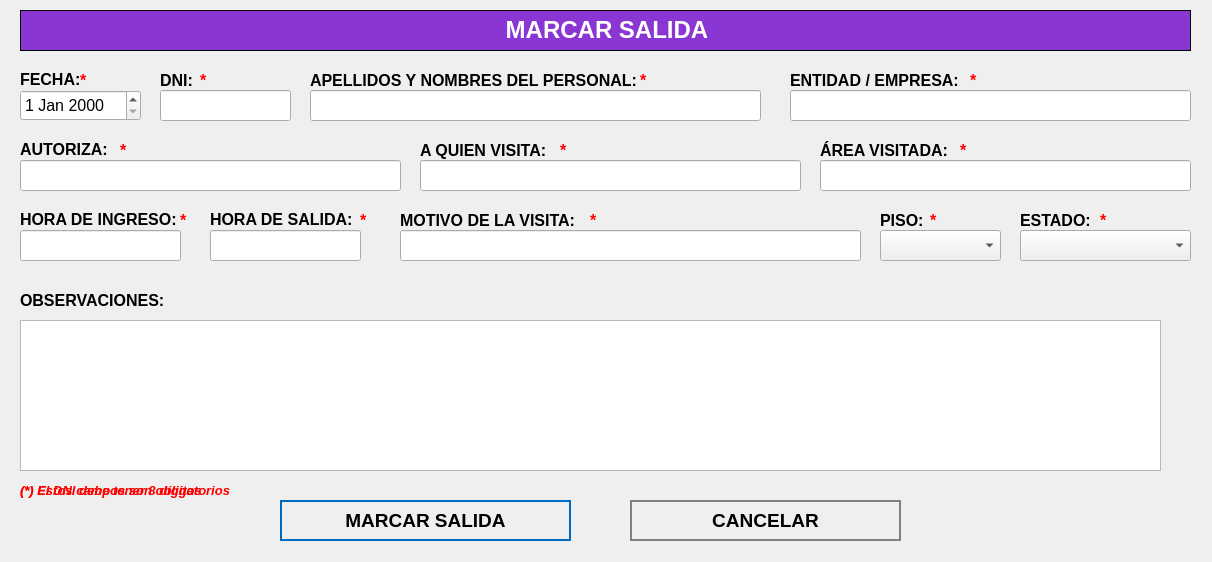
<?xml version="1.0" encoding="UTF-8"?>
<ui version="4.0">
 <class>MarcarSalida</class>
 <widget class="QWidget" name="MarcarSalida">
  <property name="geometry">
   <rect>
    <x>0</x>
    <y>0</y>
    <width>1212</width>
    <height>562</height>
   </rect>
  </property>
  <property name="windowTitle">
   <string>Marcar Salida</string>
  </property>
  <property name="styleSheet">
   <string notr="true">QPushButton
{	
	height: 2em;
 	border-style: solid;
	border-width: 2px;
 	border-color: grey;
	font-weight: bold;
}

QPushButton:hover
{
   	background-color:grey;
	color:white;
}</string>
  </property>
  <widget class="QLabel" name="label">
   <property name="geometry">
    <rect>
     <x>20</x>
     <y>10</y>
     <width>1171</width>
     <height>41</height>
    </rect>
   </property>
   <property name="font">
    <font>
     <underline>false</underline>
    </font>
   </property>
   <property name="autoFillBackground">
    <bool>false</bool>
   </property>
   <property name="styleSheet">
    <string notr="true">background-color: #8a36d2;</string>
   </property>
   <property name="frameShape">
    <enum>QFrame::Box</enum>
   </property>
   <property name="text">
    <string>&lt;html&gt;&lt;head/&gt;&lt;body&gt;&lt;p align=&quot;center&quot;&gt;&lt;span style=&quot; font-size:18pt; font-weight:600; color:#ffffff;&quot;&gt;MARCAR SALIDA&lt;/span&gt;&lt;/p&gt;&lt;/body&gt;&lt;/html&gt;</string>
   </property>
  </widget>
  <widget class="QLabel" name="label_autoriza">
   <property name="geometry">
    <rect>
     <x>20</x>
     <y>140</y>
     <width>101</width>
     <height>16</height>
    </rect>
   </property>
   <property name="text">
    <string>&lt;html&gt;&lt;head/&gt;&lt;body&gt;&lt;p&gt;&lt;span style=&quot; font-size:12pt; font-weight:600;&quot;&gt;AUTORIZA:&lt;/span&gt;&lt;/p&gt;&lt;/body&gt;&lt;/html&gt;</string>
   </property>
  </widget>
  <widget class="QLineEdit" name="titleLineEdit">
   <property name="geometry">
    <rect>
     <x>20</x>
     <y>160</y>
     <width>381</width>
     <height>31</height>
    </rect>
   </property>
   <property name="font">
    <font>
     <pointsize>12</pointsize>
    </font>
   </property>
   <property name="placeholderText">
    <string/>
   </property>
  </widget>
  <widget class="QLineEdit" name="categoryLineEdit">
   <property name="geometry">
    <rect>
     <x>420</x>
     <y>160</y>
     <width>381</width>
     <height>31</height>
    </rect>
   </property>
   <property name="font">
    <font>
     <pointsize>12</pointsize>
    </font>
   </property>
  </widget>
  <widget class="QTextEdit" name="descriptionTextedit">
   <property name="geometry">
    <rect>
     <x>20</x>
     <y>320</y>
     <width>1141</width>
     <height>151</height>
    </rect>
   </property>
   <property name="font">
    <font>
     <pointsize>12</pointsize>
    </font>
   </property>
  </widget>
  <widget class="QPushButton" name="editButton">
   <property name="geometry">
    <rect>
     <x>280</x>
     <y>500</y>
     <width>291</width>
     <height>41</height>
    </rect>
   </property>
   <property name="font">
    <font>
     <pointsize>14</pointsize>
     <weight>75</weight>
     <bold>true</bold>
    </font>
   </property>
   <property name="cursor">
    <cursorShape>PointingHandCursor</cursorShape>
   </property>
   <property name="styleSheet">
    <string notr="true">QPushButton
{	
	height: 2em;
 	border-style: solid;
	border-width: 2px;
 	border-color: #0069c0;
	font-weight: bold;
}

QPushButton:hover
{
   	background-color:#0069c0;
	color:white;
}</string>
   </property>
   <property name="text">
    <string>MARCAR SALIDA</string>
   </property>
   <property name="icon">
    <iconset>
     <normaloff>../assets/icons/icon_black_clock.png</normaloff>../assets/icons/icon_black_clock.png</iconset>
   </property>
   <property name="iconSize">
    <size>
     <width>30</width>
     <height>60</height>
    </size>
   </property>
   <property name="flat">
    <bool>true</bool>
   </property>
  </widget>
  <widget class="QPushButton" name="cancelButton">
   <property name="geometry">
    <rect>
     <x>630</x>
     <y>500</y>
     <width>271</width>
     <height>41</height>
    </rect>
   </property>
   <property name="font">
    <font>
     <pointsize>14</pointsize>
     <weight>75</weight>
     <bold>true</bold>
    </font>
   </property>
   <property name="cursor">
    <cursorShape>PointingHandCursor</cursorShape>
   </property>
   <property name="styleSheet">
    <string notr="true">QPushButton
{	
	height: 2em;
 	border-style: solid;
	border-width: 2px;
 	border-color: grey;
	font-weight: bold;
}

QPushButton:hover
{
   	background-color:grey;
	color:white;
}</string>
   </property>
   <property name="text">
    <string>CANCELAR</string>
   </property>
   <property name="icon">
    <iconset>
     <normaloff>../assets/icons/cancel-icon.png</normaloff>../assets/icons/cancel-icon.png</iconset>
   </property>
   <property name="iconSize">
    <size>
     <width>30</width>
     <height>30</height>
    </size>
   </property>
   <property name="flat">
    <bool>true</bool>
   </property>
  </widget>
  <widget class="QLabel" name="label_aquienvisita">
   <property name="geometry">
    <rect>
     <x>420</x>
     <y>140</y>
     <width>191</width>
     <height>21</height>
    </rect>
   </property>
   <property name="text">
    <string>&lt;html&gt;&lt;head/&gt;&lt;body&gt;&lt;p&gt;&lt;span style=&quot; font-size:12pt; font-weight:600;&quot;&gt;A QUIEN VISITA:&lt;/span&gt;&lt;/p&gt;&lt;/body&gt;&lt;/html&gt;</string>
   </property>
  </widget>
  <widget class="QDateEdit" name="dateEditNuevo">
   <property name="geometry">
    <rect>
     <x>20</x>
     <y>90</y>
     <width>121</width>
     <height>31</height>
    </rect>
   </property>
   <property name="font">
    <font>
     <pointsize>12</pointsize>
    </font>
   </property>
  </widget>
  <widget class="QLabel" name="label_area">
   <property name="geometry">
    <rect>
     <x>820</x>
     <y>140</y>
     <width>191</width>
     <height>21</height>
    </rect>
   </property>
   <property name="text">
    <string>&lt;html&gt;&lt;head/&gt;&lt;body&gt;&lt;p&gt;&lt;span style=&quot; font-size:12pt; font-weight:600;&quot;&gt;ÁREA VISITADA:&lt;/span&gt;&lt;/p&gt;&lt;/body&gt;&lt;/html&gt;</string>
   </property>
  </widget>
  <widget class="QLineEdit" name="nombreVisitanteLineEdit">
   <property name="geometry">
    <rect>
     <x>310</x>
     <y>90</y>
     <width>451</width>
     <height>31</height>
    </rect>
   </property>
   <property name="font">
    <font>
     <pointsize>12</pointsize>
    </font>
   </property>
  </widget>
  <widget class="QLabel" name="label_fecha">
   <property name="geometry">
    <rect>
     <x>20</x>
     <y>70</y>
     <width>101</width>
     <height>16</height>
    </rect>
   </property>
   <property name="text">
    <string>&lt;html&gt;&lt;head/&gt;&lt;body&gt;&lt;p&gt;&lt;span style=&quot; font-size:12pt; font-weight:600;&quot;&gt;FECHA:&lt;/span&gt;&lt;/p&gt;&lt;/body&gt;&lt;/html&gt;</string>
   </property>
  </widget>
  <widget class="QLabel" name="label_visitante">
   <property name="geometry">
    <rect>
     <x>310</x>
     <y>70</y>
     <width>341</width>
     <height>21</height>
    </rect>
   </property>
   <property name="text">
    <string>&lt;html&gt;&lt;head/&gt;&lt;body&gt;&lt;p&gt;&lt;span style=&quot; font-size:12pt; font-weight:600;&quot;&gt;APELLIDOS Y NOMBRES DEL PERSONAL:&lt;/span&gt;&lt;/p&gt;&lt;/body&gt;&lt;/html&gt;</string>
   </property>
  </widget>
  <widget class="QLabel" name="label_observaciones">
   <property name="geometry">
    <rect>
     <x>20</x>
     <y>290</y>
     <width>151</width>
     <height>21</height>
    </rect>
   </property>
   <property name="text">
    <string>&lt;html&gt;&lt;head/&gt;&lt;body&gt;&lt;p&gt;&lt;span style=&quot; font-size:12pt; font-weight:600;&quot;&gt;OBSERVACIONES:&lt;/span&gt;&lt;/p&gt;&lt;/body&gt;&lt;/html&gt;</string>
   </property>
  </widget>
  <widget class="QLineEdit" name="categoryLineEditEntidadEmpresa">
   <property name="geometry">
    <rect>
     <x>790</x>
     <y>90</y>
     <width>401</width>
     <height>31</height>
    </rect>
   </property>
   <property name="font">
    <font>
     <pointsize>12</pointsize>
    </font>
   </property>
  </widget>
  <widget class="QLabel" name="label_entidad">
   <property name="geometry">
    <rect>
     <x>790</x>
     <y>70</y>
     <width>341</width>
     <height>21</height>
    </rect>
   </property>
   <property name="text">
    <string>&lt;html&gt;&lt;head/&gt;&lt;body&gt;&lt;p&gt;&lt;span style=&quot; font-size:12pt; font-weight:600;&quot;&gt;ENTIDAD / EMPRESA:&lt;/span&gt;&lt;/p&gt;&lt;/body&gt;&lt;/html&gt;</string>
   </property>
  </widget>
  <widget class="QLabel" name="label_horaIngreso">
   <property name="geometry">
    <rect>
     <x>20</x>
     <y>210</y>
     <width>171</width>
     <height>16</height>
    </rect>
   </property>
   <property name="text">
    <string>&lt;html&gt;&lt;head/&gt;&lt;body&gt;&lt;p&gt;&lt;span style=&quot; font-size:12pt; font-weight:600;&quot;&gt;HORA DE INGRESO:&lt;/span&gt;&lt;/p&gt;&lt;/body&gt;&lt;/html&gt;</string>
   </property>
  </widget>
  <widget class="QLabel" name="label_horaSalida">
   <property name="geometry">
    <rect>
     <x>210</x>
     <y>210</y>
     <width>171</width>
     <height>16</height>
    </rect>
   </property>
   <property name="text">
    <string>&lt;html&gt;&lt;head/&gt;&lt;body&gt;&lt;p&gt;&lt;span style=&quot; font-size:12pt; font-weight:600;&quot;&gt;HORA DE SALIDA:&lt;/span&gt;&lt;/p&gt;&lt;/body&gt;&lt;/html&gt;</string>
   </property>
  </widget>
  <widget class="QLabel" name="label_motivoVisita">
   <property name="geometry">
    <rect>
     <x>400</x>
     <y>210</y>
     <width>341</width>
     <height>21</height>
    </rect>
   </property>
   <property name="text">
    <string>&lt;html&gt;&lt;head/&gt;&lt;body&gt;&lt;p&gt;&lt;span style=&quot; font-size:12pt; font-weight:600;&quot;&gt;MOTIVO DE LA VISITA:&lt;/span&gt;&lt;/p&gt;&lt;/body&gt;&lt;/html&gt;</string>
   </property>
  </widget>
  <widget class="QLineEdit" name="dniLineEdit">
   <property name="geometry">
    <rect>
     <x>160</x>
     <y>90</y>
     <width>131</width>
     <height>31</height>
    </rect>
   </property>
   <property name="font">
    <font>
     <pointsize>12</pointsize>
    </font>
   </property>
  </widget>
  <widget class="QLabel" name="label_dni">
   <property name="geometry">
    <rect>
     <x>160</x>
     <y>70</y>
     <width>91</width>
     <height>21</height>
    </rect>
   </property>
   <property name="text">
    <string>&lt;html&gt;&lt;head/&gt;&lt;body&gt;&lt;p&gt;&lt;span style=&quot; font-size:12pt; font-weight:600;&quot;&gt;DNI:&lt;/span&gt;&lt;/p&gt;&lt;/body&gt;&lt;/html&gt;</string>
   </property>
  </widget>
  <widget class="QLabel" name="label_piso">
   <property name="geometry">
    <rect>
     <x>880</x>
     <y>210</y>
     <width>61</width>
     <height>21</height>
    </rect>
   </property>
   <property name="text">
    <string>&lt;html&gt;&lt;head/&gt;&lt;body&gt;&lt;p&gt;&lt;span style=&quot; font-size:12pt; font-weight:600;&quot;&gt;PISO:&lt;/span&gt;&lt;/p&gt;&lt;/body&gt;&lt;/html&gt;</string>
   </property>
  </widget>
  <widget class="QComboBox" name="comboBoxPiso">
   <property name="geometry">
    <rect>
     <x>880</x>
     <y>230</y>
     <width>121</width>
     <height>31</height>
    </rect>
   </property>
   <property name="font">
    <font>
     <pointsize>12</pointsize>
    </font>
   </property>
   <property name="editable">
    <bool>false</bool>
   </property>
  </widget>
  <widget class="QLabel" name="label_estado">
   <property name="geometry">
    <rect>
     <x>1020</x>
     <y>210</y>
     <width>91</width>
     <height>21</height>
    </rect>
   </property>
   <property name="text">
    <string>&lt;html&gt;&lt;head/&gt;&lt;body&gt;&lt;p&gt;&lt;span style=&quot; font-size:12pt; font-weight:600;&quot;&gt;ESTADO:&lt;/span&gt;&lt;/p&gt;&lt;/body&gt;&lt;/html&gt;</string>
   </property>
  </widget>
  <widget class="QComboBox" name="comboBoxEstado">
   <property name="geometry">
    <rect>
     <x>1020</x>
     <y>230</y>
     <width>171</width>
     <height>31</height>
    </rect>
   </property>
   <property name="font">
    <font>
     <pointsize>12</pointsize>
    </font>
   </property>
   <property name="editable">
    <bool>false</bool>
   </property>
  </widget>
  <widget class="QLineEdit" name="horaIngresoLineEdit">
   <property name="geometry">
    <rect>
     <x>20</x>
     <y>230</y>
     <width>161</width>
     <height>31</height>
    </rect>
   </property>
   <property name="font">
    <font>
     <pointsize>12</pointsize>
    </font>
   </property>
  </widget>
  <widget class="QLineEdit" name="horaSalidaLineEdit">
   <property name="geometry">
    <rect>
     <x>210</x>
     <y>230</y>
     <width>151</width>
     <height>31</height>
    </rect>
   </property>
   <property name="font">
    <font>
     <pointsize>12</pointsize>
    </font>
   </property>
  </widget>
  <widget class="QLabel" name="ast_motivo">
   <property name="geometry">
    <rect>
     <x>590</x>
     <y>210</y>
     <width>16</width>
     <height>21</height>
    </rect>
   </property>
   <property name="text">
    <string>&lt;html&gt;&lt;head/&gt;&lt;body&gt;&lt;p&gt;&lt;span style=&quot; font-size:12pt; font-weight:600; color:#ff0000;&quot;&gt;*&lt;/span&gt;&lt;/p&gt;&lt;/body&gt;&lt;/html&gt;</string>
   </property>
  </widget>
  <widget class="QLabel" name="ast_visitante">
   <property name="geometry">
    <rect>
     <x>640</x>
     <y>70</y>
     <width>16</width>
     <height>21</height>
    </rect>
   </property>
   <property name="text">
    <string>&lt;html&gt;&lt;head/&gt;&lt;body&gt;&lt;p&gt;&lt;span style=&quot; font-size:12pt; font-weight:600; color:#ff0000;&quot;&gt;*&lt;/span&gt;&lt;/p&gt;&lt;/body&gt;&lt;/html&gt;</string>
   </property>
  </widget>
  <widget class="QLabel" name="ast_horaingreso">
   <property name="geometry">
    <rect>
     <x>180</x>
     <y>210</y>
     <width>16</width>
     <height>21</height>
    </rect>
   </property>
   <property name="text">
    <string>&lt;html&gt;&lt;head/&gt;&lt;body&gt;&lt;p&gt;&lt;span style=&quot; font-size:12pt; font-weight:600; color:#ff0000;&quot;&gt;*&lt;/span&gt;&lt;/p&gt;&lt;/body&gt;&lt;/html&gt;</string>
   </property>
  </widget>
  <widget class="QLabel" name="ast_fecha">
   <property name="geometry">
    <rect>
     <x>80</x>
     <y>70</y>
     <width>16</width>
     <height>21</height>
    </rect>
   </property>
   <property name="text">
    <string>&lt;html&gt;&lt;head/&gt;&lt;body&gt;&lt;p&gt;&lt;span style=&quot; font-size:12pt; font-weight:600; color:#ff0000;&quot;&gt;*&lt;/span&gt;&lt;/p&gt;&lt;/body&gt;&lt;/html&gt;</string>
   </property>
  </widget>
  <widget class="QLabel" name="ast_dni">
   <property name="geometry">
    <rect>
     <x>200</x>
     <y>70</y>
     <width>16</width>
     <height>21</height>
    </rect>
   </property>
   <property name="text">
    <string>&lt;html&gt;&lt;head/&gt;&lt;body&gt;&lt;p&gt;&lt;span style=&quot; font-size:12pt; font-weight:600; color:#ff0000;&quot;&gt;*&lt;/span&gt;&lt;/p&gt;&lt;/body&gt;&lt;/html&gt;</string>
   </property>
  </widget>
  <widget class="QLabel" name="ast_autoriza">
   <property name="geometry">
    <rect>
     <x>120</x>
     <y>140</y>
     <width>16</width>
     <height>21</height>
    </rect>
   </property>
   <property name="text">
    <string>&lt;html&gt;&lt;head/&gt;&lt;body&gt;&lt;p&gt;&lt;span style=&quot; font-size:12pt; font-weight:600; color:#ff0000;&quot;&gt;*&lt;/span&gt;&lt;/p&gt;&lt;/body&gt;&lt;/html&gt;</string>
   </property>
  </widget>
  <widget class="QLabel" name="ast_aquienvisita">
   <property name="geometry">
    <rect>
     <x>560</x>
     <y>140</y>
     <width>16</width>
     <height>21</height>
    </rect>
   </property>
   <property name="text">
    <string>&lt;html&gt;&lt;head/&gt;&lt;body&gt;&lt;p&gt;&lt;span style=&quot; font-size:12pt; font-weight:600; color:#ff0000;&quot;&gt;*&lt;/span&gt;&lt;/p&gt;&lt;/body&gt;&lt;/html&gt;</string>
   </property>
  </widget>
  <widget class="QLabel" name="ast_area">
   <property name="geometry">
    <rect>
     <x>960</x>
     <y>140</y>
     <width>16</width>
     <height>21</height>
    </rect>
   </property>
   <property name="text">
    <string>&lt;html&gt;&lt;head/&gt;&lt;body&gt;&lt;p&gt;&lt;span style=&quot; font-size:12pt; font-weight:600; color:#ff0000;&quot;&gt;*&lt;/span&gt;&lt;/p&gt;&lt;/body&gt;&lt;/html&gt;</string>
   </property>
  </widget>
  <widget class="QLabel" name="ast_entidadempresa">
   <property name="geometry">
    <rect>
     <x>970</x>
     <y>70</y>
     <width>16</width>
     <height>21</height>
    </rect>
   </property>
   <property name="text">
    <string>&lt;html&gt;&lt;head/&gt;&lt;body&gt;&lt;p&gt;&lt;span style=&quot; font-size:12pt; font-weight:600; color:#ff0000;&quot;&gt;*&lt;/span&gt;&lt;/p&gt;&lt;/body&gt;&lt;/html&gt;</string>
   </property>
  </widget>
  <widget class="QLabel" name="ast_piso">
   <property name="geometry">
    <rect>
     <x>930</x>
     <y>210</y>
     <width>16</width>
     <height>21</height>
    </rect>
   </property>
   <property name="text">
    <string>&lt;html&gt;&lt;head/&gt;&lt;body&gt;&lt;p&gt;&lt;span style=&quot; font-size:12pt; font-weight:600; color:#ff0000;&quot;&gt;*&lt;/span&gt;&lt;/p&gt;&lt;/body&gt;&lt;/html&gt;</string>
   </property>
  </widget>
  <widget class="QLabel" name="ast_estado">
   <property name="geometry">
    <rect>
     <x>1100</x>
     <y>210</y>
     <width>16</width>
     <height>21</height>
    </rect>
   </property>
   <property name="text">
    <string>&lt;html&gt;&lt;head/&gt;&lt;body&gt;&lt;p&gt;&lt;span style=&quot; font-size:12pt; font-weight:600; color:#ff0000;&quot;&gt;*&lt;/span&gt;&lt;/p&gt;&lt;/body&gt;&lt;/html&gt;</string>
   </property>
  </widget>
  <widget class="QLabel" name="label_nota_obligatoria">
   <property name="geometry">
    <rect>
     <x>20</x>
     <y>480</y>
     <width>281</width>
     <height>21</height>
    </rect>
   </property>
   <property name="text">
    <string>&lt;html&gt;&lt;head/&gt;&lt;body&gt;&lt;p&gt;&lt;span style=&quot; font-size:10pt; font-weight:600; font-style:italic; color:#ff0000;&quot;&gt;(*) Estos campos son obligatorios&lt;/span&gt;&lt;/p&gt;&lt;/body&gt;&lt;/html&gt;</string>
   </property>
  </widget>
  <widget class="QLineEdit" name="motivoVisitaLineEdit">
   <property name="geometry">
    <rect>
     <x>400</x>
     <y>230</y>
     <width>461</width>
     <height>31</height>
    </rect>
   </property>
   <property name="font">
    <font>
     <pointsize>12</pointsize>
    </font>
   </property>
  </widget>
  <widget class="QLabel" name="ast_horaSalida">
   <property name="geometry">
    <rect>
     <x>360</x>
     <y>210</y>
     <width>16</width>
     <height>21</height>
    </rect>
   </property>
   <property name="text">
    <string>&lt;html&gt;&lt;head/&gt;&lt;body&gt;&lt;p&gt;&lt;span style=&quot; font-size:12pt; font-weight:600; color:#ff0000;&quot;&gt;*&lt;/span&gt;&lt;/p&gt;&lt;/body&gt;&lt;/html&gt;</string>
   </property>
  </widget>
  <widget class="QLabel" name="label_advertencia_dni">
   <property name="geometry">
    <rect>
     <x>20</x>
     <y>480</y>
     <width>281</width>
     <height>21</height>
    </rect>
   </property>
   <property name="text">
    <string>&lt;html&gt;&lt;head/&gt;&lt;body&gt;&lt;p&gt;&lt;span style=&quot; font-size:10pt; font-weight:600; font-style:italic; color:#ff0000;&quot;&gt;(*) El DNI debe tener 8 dígitos&lt;/span&gt;&lt;/p&gt;&lt;/body&gt;&lt;/html&gt;</string>
   </property>
  </widget>
  <widget class="QLineEdit" name="areaVisitadaLineEdit">
   <property name="geometry">
    <rect>
     <x>820</x>
     <y>160</y>
     <width>371</width>
     <height>31</height>
    </rect>
   </property>
   <property name="font">
    <font>
     <pointsize>12</pointsize>
    </font>
   </property>
  </widget>
 </widget>
 <tabstops>
  <tabstop>dniLineEdit</tabstop>
  <tabstop>nombreVisitanteLineEdit</tabstop>
  <tabstop>categoryLineEditEntidadEmpresa</tabstop>
  <tabstop>titleLineEdit</tabstop>
  <tabstop>categoryLineEdit</tabstop>
  <tabstop>areaVisitadaLineEdit</tabstop>
  <tabstop>horaIngresoLineEdit</tabstop>
  <tabstop>horaSalidaLineEdit</tabstop>
  <tabstop>motivoVisitaLineEdit</tabstop>
  <tabstop>comboBoxPiso</tabstop>
  <tabstop>comboBoxEstado</tabstop>
  <tabstop>descriptionTextedit</tabstop>
  <tabstop>editButton</tabstop>
  <tabstop>cancelButton</tabstop>
  <tabstop>dateEditNuevo</tabstop>
 </tabstops>
 <resources/>
 <connections/>
</ui>
